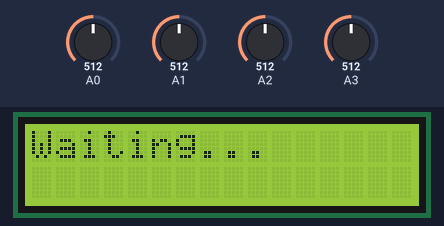
A sketch run on a simulated Arduino Uno, built with avr-gcc and run on an emulated ATmega328P. On the bench: 16×2 character LCD. The test bench sets the inputs (shaded band); at power-on: A0 = 512, A1 = 512, A2 = 512, A3 = 512. The audio player accepts every command and is not drawn; what the sketch prints to the serial monitor is not drawn.

Above: at 3.2 s.
3.3 s: A0 set to 903
4.8 s: A0 set to 929
At 5.6 s:
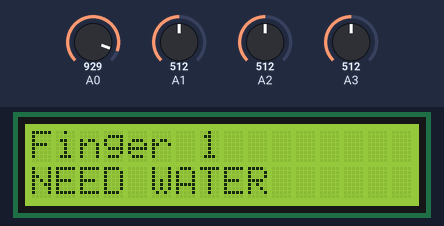
6.4 s: A0 set to 716
At 7.8 s:
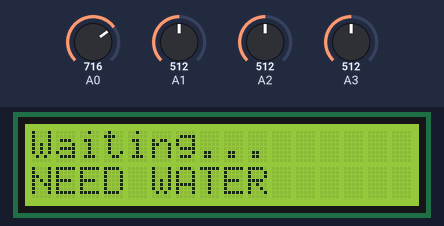
8.6 s: A1 set to 933
10.1 s: A1 set to 949
At 11.1 s:
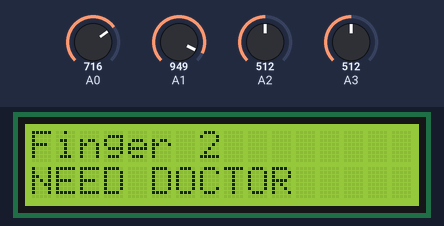
11.6 s: A1 set to 716
At 13.3 s:
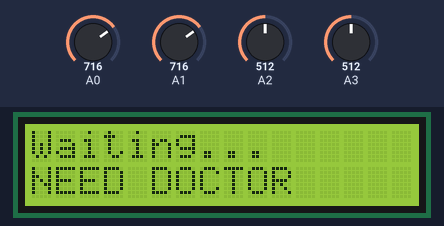
Timing chart, 0 to 14.8 s (numbered marks = the images above; inputs shaded):
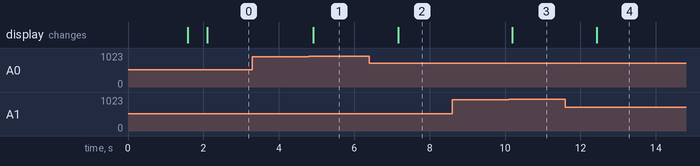

Measured:
- the behaviour switches between 910 and 911 on A0 (found by bisection; images 0 and 1)
- the behaviour switches between 940 and 941 on A1 (found by bisection; images 2 and 3)
- after the input at 3.3 s, every drawn part: stays the same
- after the input at 4.8 s, the display: changes after 0.12 s (image 1)
- after the input at 6.4 s, the display: changes after 0.76 s (image 2)
- after the input at 8.6 s, every drawn part: stays the same
- after the input at 10.1 s, the display: changes after 0.09 s (image 3)
- after the input at 11.6 s, the display: changes after 0.84 s (image 4)

The sketch:

main.ino
```cpp
#include <Wire.h>
#include <LiquidCrystal_I2C.h>
#include <SoftwareSerial.h>
#include <DFRobotDFPlayerMini.h>

// LCD
LiquidCrystal_I2C lcd(0x27, 16, 2);

// DFPlayer
SoftwareSerial mySerial(2, 3);
DFRobotDFPlayerMini myDFPlayer;

// Thresholds
int t1 = 910;
int t2 = 940;
int t3 = 865;
int t4 = 914;

void setup() {
  Serial.begin(9600);
  mySerial.begin(9600);

  lcd.init();
  lcd.backlight();
  lcd.print("System Start");
  delay(1500);
  lcd.clear();

  if (!myDFPlayer.begin(mySerial)) {
    lcd.print("DF Error");
    while (true);
  }

  myDFPlayer.volume(25);
}

void loop() {
  int s1 = analogRead(A0);
  int s2 = analogRead(A1);
  int s3 = analogRead(A2);
  int s4 = analogRead(A3);

  Serial.print("S1: "); Serial.print(s1);
  Serial.print(" | S2: "); Serial.print(s2);
  Serial.print(" | S3: "); Serial.print(s3);
  Serial.print(" | S4: "); Serial.println(s4);

  // -------- SENSOR 1 --------
  if (s1 > t1) {
    lcd.clear();
    lcd.setCursor(0, 0);
    lcd.print("Finger 1");
    lcd.setCursor(0, 1);
    lcd.print("NEED WATER");

    myDFPlayer.play(1); // 0001.mp3
    delay(2000);
  }

  // -------- SENSOR 2 --------
  else if (s2 > t2) {
    lcd.clear();
    lcd.setCursor(0, 0);
    lcd.print("Finger 2");
    lcd.setCursor(0, 1);
    lcd.print("NEED DOCTOR");

    myDFPlayer.play(2); // 0002.mp3
    delay(2000);
  }

  // -------- SENSOR 3 --------
  else if (s3 > t3) {
    lcd.clear();
    lcd.setCursor(0, 0);
    lcd.print("Finger 3");
    lcd.setCursor(0, 1);
    lcd.print("PAIN ALERT");

    myDFPlayer.play(3); // 0003.mp3
    delay(2000);
  }

  // -------- SENSOR 4 --------
  else if (s4 > t4) {
    lcd.clear();
    lcd.setCursor(0, 0);
    lcd.print("Finger 4");
    lcd.setCursor(0, 1);
    lcd.print("NEED ASSISTANCE");

    myDFPlayer.play(4); // 0004.mp3
    delay(2000);
  }

  else {
    lcd.setCursor(0, 0);
    lcd.print("Waiting...     ");
  }

  delay(200);
}
```
